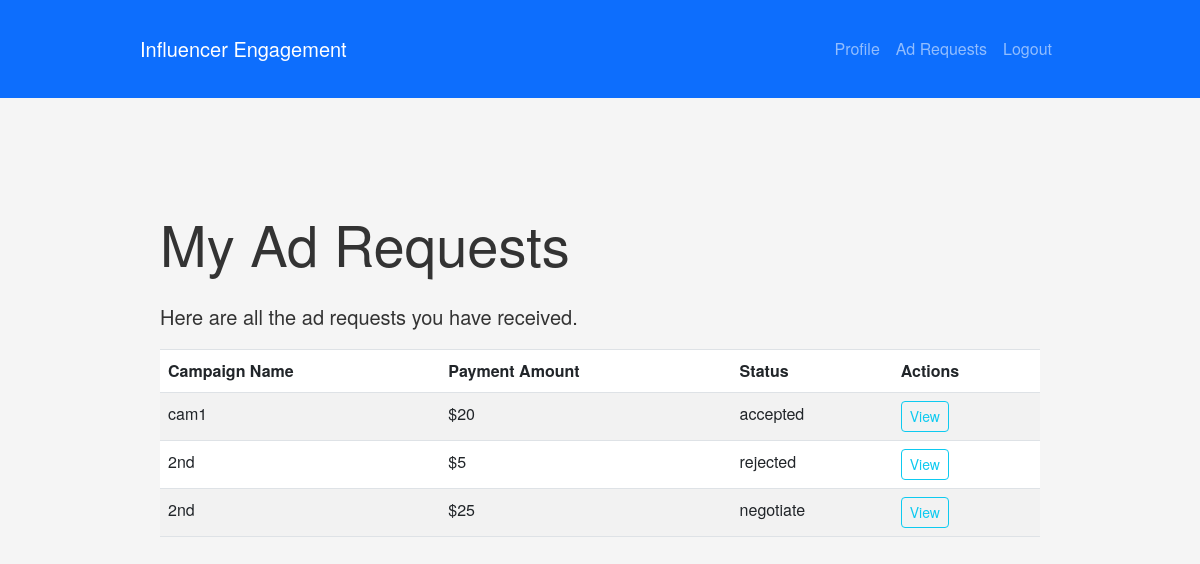
/influencer/ad_requests (signed in), run on the app's committed database.
### app/models.py (models this page shows)
class AdRequest(db.Model):
    id = db.Column(db.Integer, primary_key=True)
    campaign_id = db.Column(db.Integer, db.ForeignKey('campaign.id'), nullable=False)
    influencer_id = db.Column(db.Integer, db.ForeignKey('user.id'), nullable=False)
    requirements = db.Column(db.Text, nullable=False)
    payment_amount = db.Column(db.Integer, nullable=False)
    status = db.Column(db.String(20), default='pending')
    messages = db.relationship('Message', backref='ad_request', lazy=True)

class Campaign(db.Model):
    id = db.Column(db.Integer, primary_key=True)
    name = db.Column(db.String(100), nullable=False)
    description = db.Column(db.Text, nullable=False)
    start_date = db.Column(db.Date, nullable=False)
    end_date = db.Column(db.Date, nullable=False)
    budget = db.Column(db.Integer, nullable=False)
    visibility = db.Column(db.String(10), default='public')
    goals = db.Column(db.Text)
    sponsor_id = db.Column(db.Integer, db.ForeignKey('user.id'), nullable=False)
    ad_requests = db.relationship('AdRequest', backref='campaign', lazy=True)

### app/blueprints/influencer.py (the view)
@bp.route('/ad_requests')
@login_required
@influencer_required
def ad_requests():
    ad_requests = AdRequest.query.filter_by(influencer_id=current_user.id).all()
    return render_template('influencer/ad_requests.html', ad_requests=ad_requests)

### app/utils.py (called while the page is built)
def influencer_required(func):
    @wraps(func)
    def decorated_view(*args, **kwargs):
        if not current_user.is_authenticated or session.get('role') != 'influencer':
            flash('You do not have permission to access this page.', 'danger')
            return redirect(url_for('auth.login'))  # Redirect to login page
        return func(*args, **kwargs)
    return decorated_view

### app/templates/influencer/ad_requests.html (shortened to what this page needs)
{% extends 'base.html' %}
{% block content %}
<div class="container mt-5">
    <h1 class="display-4 mb-4">My Ad Requests</h1>
    <p class="lead">Here are all the ad requests you have received.</p>
    {% if ad_requests %}
    <table class="table table-striped mt-3">
        <thead>
            <tr>
                <th>Campaign Name</th>
                <th>Payment Amount</th>
                <th>Status</th>
                <th>Actions</th>
            </tr>
        </thead>
        <tbody>
            {% for ad_request in ad_requests %}
                <tr>
                    <td>{{ ad_request.campaign.name }}</td>
                    <td>${{ ad_request.payment_amount }}</td>
                    <td>{{ ad_request.status }}</td>
                    <td>
                        <a href="{{ url_for('influencer.view_ad_request', ad_request_id=ad_request.id) }}" class="btn btn-sm btn-outline-info">View</a>
                    </td>
                </tr>
            {% endfor %}
        </tbody>
    </table>
    {% else %}
    <p>No ad requests yet.</p>
    {% endif %}
</div>
{% endblock %}

### app/static/css/main.css (style rules this page uses)
body { font-family: "Helvetica Neue", Arial, sans-serif; line-height: 1.6; color: #333; background-color: #f5f5f5; }
.container { max-width: 960px; margin: 0 auto; padding: 20px; }
h1, h2, h3, h4, h5, h6 { font-weight: bold; }
h1 { font-size: 2.5rem; }
p { margin-bottom: 1rem; }
a { color: #007bff; text-decoration: none; }
table { width: 100%; border-collapse: collapse; margin-bottom: 1rem; }
th, td { padding: 0.75rem; vertical-align: top; border-top: 1px solid #dee2e6; }
.btn { border-radius: 0.25rem; }

### data on the page
AdRequest: campaign.name "cam1", payment_amount "20", status "accepted"
AdRequest: campaign.name "2nd", payment_amount "5", status "rejected"
AdRequest: campaign.name "2nd", payment_amount "25", status "negotiate"
